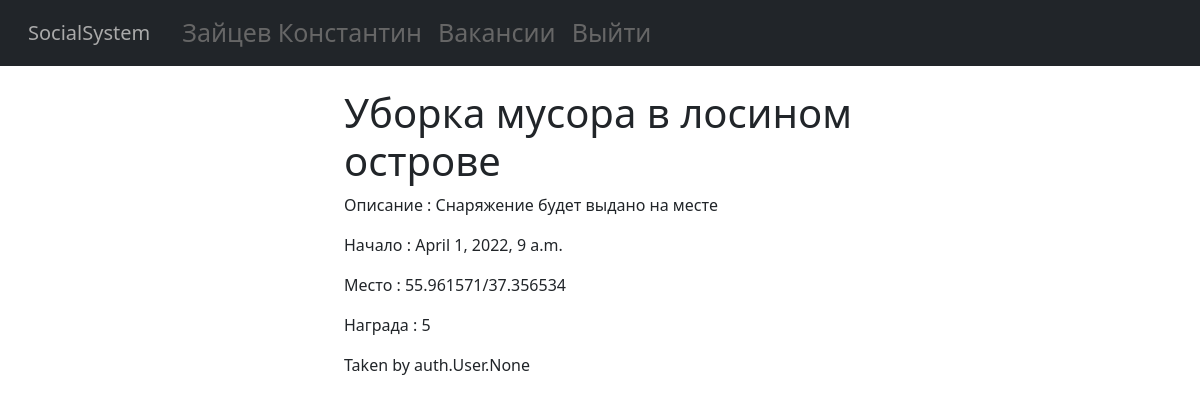
Screenshot of /tasks/2 (signed in) with the database file from the repository.
### main/models.py (models this page shows, shortened)
class Task(models.Model):
    id = models.IntegerField(auto_created=True, primary_key=True, serialize=False, verbose_name='id')
    organization = models.ForeignKey(User, on_delete=models.CASCADE, related_name="task", null=True)
    user = models.ManyToManyField(User, related_name="user", null=True, blank=True)
    name = models.CharField(max_length=128)
    beginning = models.DateTimeField(default=timezone.now, null=True)
    photo = models.ImageField(upload_to=user_directory_path, verbose_name="Фото", null=True)
    geocode = models.CharField(max_length=128)
    description = models.CharField(max_length=1024)
    award = models.IntegerField(default=0)
    limiter = models.IntegerField(default=1)
    complete = models.BooleanField(default=False)

### main/views.py (the view, shortened to what this page needs)
# urls.py: path("tasks/<int:id>", views.task, name="task"),
@login_required(login_url='login')
def task(response, id):
    ls = Task.objects.get(id=id)
    if not ls.user and response.user != ls.organization:
        if response.method == "POST":
            if response.POST.get("take"):
                ls.user = response.user
                ls.save()
            return redirect(f'/tasks/{id}')
        return render(response, "main/task.html", {"ls": ls, "taken": False, "org": False})
    elif response.user == ls.organization:
        return render(response, "main/task.html", {"ls": ls, "taken": False, "org": True})
    else:
        return render(response, "main/task.html", {"ls": ls, "taken": True, "org": False})

### main/templates/main/task.html (shortened to what this page needs)
{% extends "main/base.html" %}
{% block content %}
	<h1>{{ls.name}}</h1>
	<p>Описание : {{ls.description}}</p>
	<p>Начало : {{ls.beginning}}</p>
	<p>Место : {{ls.geocode}}</p>
	<p>Награда : {{ls.award}}</p>
	{% if not taken and not org %}
		<form method="post" action="#">
			{% csrf_token %}
			<button type="submit" name="take" value="take" class="btn btn-success">Take</button>
		</form>
	{% elif taken %}
		<p>Taken by {{ls.user}}</p>
	{% endif %}
{% endblock %}

### main/templates/main/base.html (shortened to what this page needs)
<!DOCTYPE html>
<html lang="en">
<head>
    <link href="https://cdn.jsdelivr.net/npm/bootstrap@5.1.3/dist/css/bootstrap.min.css" rel="stylesheet"
>
</head>
<body>
<nav class="navbar bg-dark navbar-expand-md fixed-top">
    <div class="container-fluid">
        <a class="navbar-brand" href="/">SocialSystem</a>
        <div class="collapse navbar-collapse" id="navbarCollapse">
            <ul class="navbar-nav me-auto mb-2 mb-md-0">
                {% if user.is_authenticated %}
                <li class="nav-item">
                    <a class="nav-link active" aria-current="page" href="/user_info/{{user.id}}">{{user.last_name}} {{user.first_name}}</a>
                </li>
                <li class="nav-item">
                    <a class="nav-link" href="/tasks">Вакансии</a>
                </li>
                <li class="nav-item">
                    <a class="nav-link" href="/logout">Выйти</a>
                </li>
                {% endif %}
            </ul>
        </div>
    </div>
</nav>
<div id="content" name="content" class="main">
    <div class="row justify-content-center">
        <div class="col-8">
            <h1 class="mt-2">My Site</h1>
            {% block content %}
            {% endblock %}
        </div>
    </div>
</div>
</body>
</html>

### main/templates/main/base.html (style rules this page uses)
.nav-item a { padding:6px 8px 6px 16px; font-size:25px; color: #666666; }
.navbar-brand { padding:6px 8px 6px 16px; font-size:40px; color: #AAAAAA; }
.main { margin-left:160px; padding: 0px 10px; }

### rows the page displays
Task: name "Уборка мусора в лосином острове", description "Снаряжение будет выдано на месте", beginning "April 1, 2022, 9 a.m.", geocode "55.961571/37.356534", award "5", user "auth.User.None"

### other values shown
{{ user.last_name }} "Зайцев"
{{ user.first_name }} "Константин"
